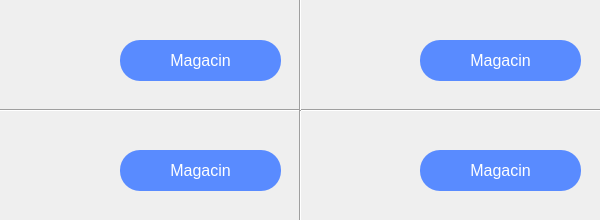
<?xml version="1.0" encoding="UTF-8"?>
<ui version="4.0">
 <class>Pocetna</class>
 <widget class="QDialog" name="Pocetna">
  <property name="geometry">
   <rect>
    <x>0</x>
    <y>0</y>
    <width>600</width>
    <height>220</height>
   </rect>
  </property>
  <property name="minimumSize">
   <size>
    <width>600</width>
    <height>220</height>
   </size>
  </property>
  <property name="maximumSize">
   <size>
    <width>600</width>
    <height>220</height>
   </size>
  </property>
  <property name="windowTitle">
   <string>Knjigovodstvo | Početna</string>
  </property>
  <property name="styleSheet">
   <string notr="true">background: url(':/res/bg.PNG');</string>
  </property>
  <widget class="QLabel" name="label">
   <property name="geometry">
    <rect>
     <x>20</x>
     <y>20</y>
     <width>90</width>
     <height>80</height>
    </rect>
   </property>
   <property name="styleSheet">
    <string notr="true">background: transparent;
background-image: url(:/res/magacin.png);</string>
   </property>
   <property name="text">
    <string/>
   </property>
  </widget>
  <widget class="QPushButton" name="prijava">
   <property name="geometry">
    <rect>
     <x>120</x>
     <y>40</y>
     <width>161</width>
     <height>41</height>
    </rect>
   </property>
   <property name="font">
    <font>
     <family>Arial</family>
     <pointsize>12</pointsize>
    </font>
   </property>
   <property name="styleSheet">
    <string notr="true">border: 0px;
border-radius: 20px;
color: #fff;
background: #598bff;</string>
   </property>
   <property name="text">
    <string>Magacin</string>
   </property>
  </widget>
  <widget class="QPushButton" name="prijava_2">
   <property name="geometry">
    <rect>
     <x>420</x>
     <y>40</y>
     <width>161</width>
     <height>41</height>
    </rect>
   </property>
   <property name="font">
    <font>
     <family>Arial</family>
     <pointsize>12</pointsize>
    </font>
   </property>
   <property name="styleSheet">
    <string notr="true">border: 0px;
border-radius: 20px;
color: #fff;
background: #598bff;</string>
   </property>
   <property name="text">
    <string>Magacin</string>
   </property>
  </widget>
  <widget class="QLabel" name="label_3">
   <property name="geometry">
    <rect>
     <x>320</x>
     <y>20</y>
     <width>90</width>
     <height>80</height>
    </rect>
   </property>
   <property name="styleSheet">
    <string notr="true">background: transparent;
background-image: url(:/res/magacin.png);</string>
   </property>
   <property name="text">
    <string/>
   </property>
  </widget>
  <widget class="QPushButton" name="prijava_3">
   <property name="geometry">
    <rect>
     <x>120</x>
     <y>150</y>
     <width>161</width>
     <height>41</height>
    </rect>
   </property>
   <property name="font">
    <font>
     <family>Arial</family>
     <pointsize>12</pointsize>
    </font>
   </property>
   <property name="styleSheet">
    <string notr="true">border: 0px;
border-radius: 20px;
color: #fff;
background: #598bff;</string>
   </property>
   <property name="text">
    <string>Magacin</string>
   </property>
  </widget>
  <widget class="QLabel" name="label_2">
   <property name="geometry">
    <rect>
     <x>20</x>
     <y>120</y>
     <width>90</width>
     <height>80</height>
    </rect>
   </property>
   <property name="styleSheet">
    <string notr="true">background: transparent;
background-image: url(:/res/magacin.png);</string>
   </property>
   <property name="text">
    <string/>
   </property>
  </widget>
  <widget class="QPushButton" name="prijava_4">
   <property name="geometry">
    <rect>
     <x>420</x>
     <y>150</y>
     <width>161</width>
     <height>41</height>
    </rect>
   </property>
   <property name="font">
    <font>
     <family>Arial</family>
     <pointsize>12</pointsize>
    </font>
   </property>
   <property name="styleSheet">
    <string notr="true">border: 0px;
border-radius: 20px;
color: #fff;
background: #598bff;</string>
   </property>
   <property name="text">
    <string>Magacin</string>
   </property>
  </widget>
  <widget class="QLabel" name="label_4">
   <property name="geometry">
    <rect>
     <x>320</x>
     <y>120</y>
     <width>90</width>
     <height>80</height>
    </rect>
   </property>
   <property name="styleSheet">
    <string notr="true">background: transparent;
background-image: url(:/res/magacin.png);</string>
   </property>
   <property name="text">
    <string/>
   </property>
  </widget>
  <widget class="Line" name="line">
   <property name="geometry">
    <rect>
     <x>-20</x>
     <y>100</y>
     <width>631</width>
     <height>20</height>
    </rect>
   </property>
   <property name="styleSheet">
    <string notr="true"/>
   </property>
   <property name="orientation">
    <enum>Qt::Horizontal</enum>
   </property>
  </widget>
  <widget class="Line" name="line_2">
   <property name="geometry">
    <rect>
     <x>290</x>
     <y>-10</y>
     <width>20</width>
     <height>121</height>
    </rect>
   </property>
   <property name="orientation">
    <enum>Qt::Vertical</enum>
   </property>
  </widget>
  <widget class="Line" name="line_3">
   <property name="geometry">
    <rect>
     <x>290</x>
     <y>110</y>
     <width>20</width>
     <height>131</height>
    </rect>
   </property>
   <property name="styleSheet">
    <string notr="true"/>
   </property>
   <property name="orientation">
    <enum>Qt::Vertical</enum>
   </property>
  </widget>
 </widget>
 <resources/>
 <connections/>
</ui>
